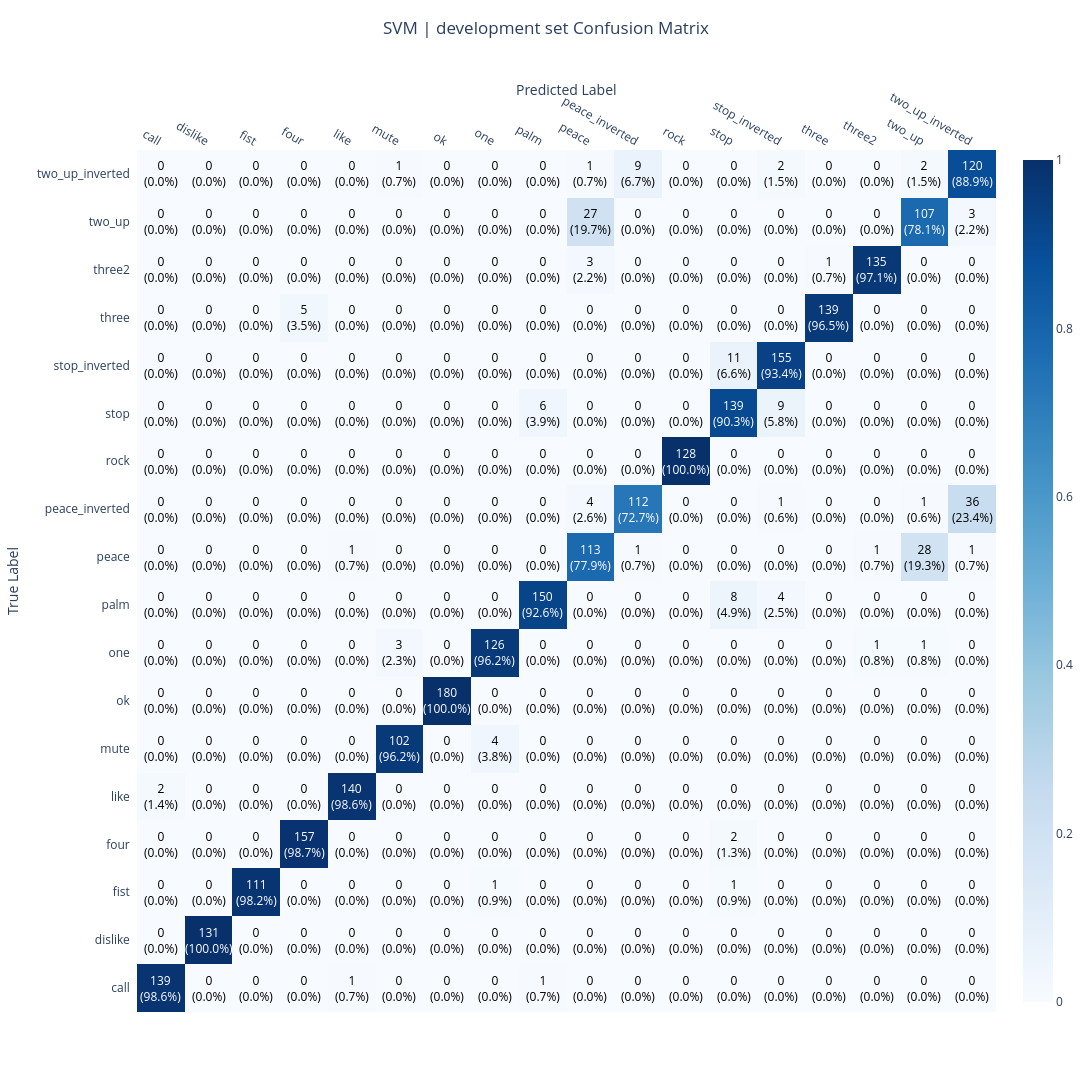

Write notebook code for a chart like this one.
### Code cell
svm_conf_train_fig = SVM_trainer.plot_confusion_matrix(svm_model_name, le, "train set")

svm_conf_dev_fig = SVM_trainer.plot_confusion_matrix(svm_model_name, le, "development set")

svm_conf_test_fig = SVM_trainer.plot_confusion_matrix(svm_model_name, le, "test set")

# show dev set confusion matrix
svm_conf_dev_fig.show()
